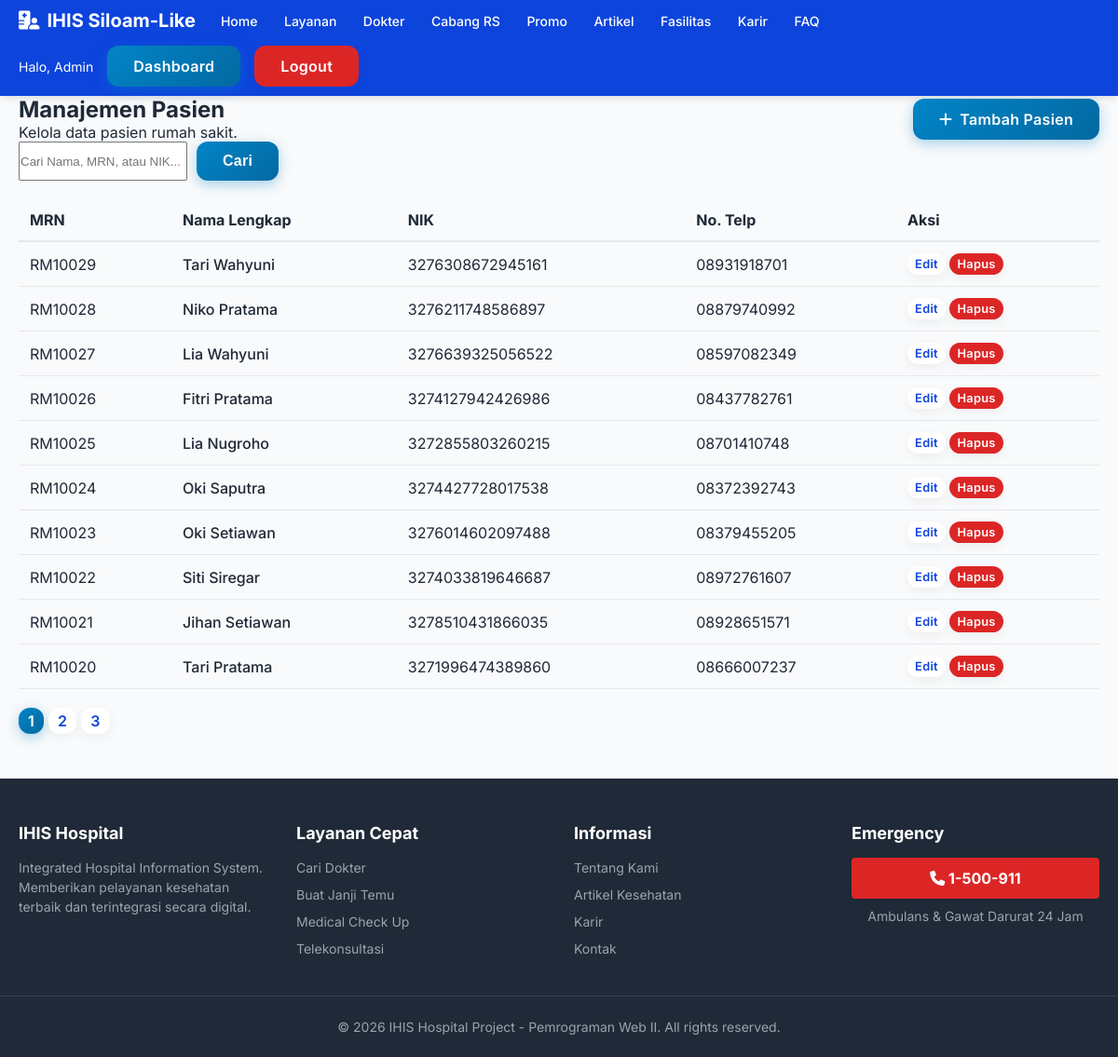
Screenshot of /index.php?page=admin_patients (signed in) with the database file from the repository.
### tables this page shows
CREATE TABLE `patients` (
  `id` int(11) NOT NULL,
  `user_id` int(11) NOT NULL,
  `mrn` varchar(20) NOT NULL COMMENT 'Medical Record Number',
  `nik` varchar(20) NOT NULL,
  `full_name` varchar(150) NOT NULL,
  `birth_date` date DEFAULT NULL,
  `gender` enum('M','F') DEFAULT NULL,
  `address` text DEFAULT NULL,
  `phone` varchar(20) DEFAULT NULL,
  `blood_group` varchar(5) DEFAULT NULL,
  `insurance_provider` varchar(100) DEFAULT NULL,
  `created_at` timestamp NULL DEFAULT current_timestamp()
);

### index.php (called while the page is built, shortened)
<?php
$page = isset($_GET['page']) ? $_GET['page'] : 'home';
require_once 'includes/header.php';
require_once "pages/{$page}.php";
require_once 'includes/footer.php';
?>

### pages/admin_patients.php (the view, shortened to what this page needs)
<?php
$search = isset($_GET['q']) ? $_GET['q'] : '';
$page_num = isset($_GET['p']) ? (int)$_GET['p'] : 1;
$limit = 10;
$offset = ($page_num - 1) * $limit;
$where = "";
$params = [];
$stmt = $pdo->prepare("SELECT COUNT(*) FROM patients $where");
$stmt->execute($params);
$total_rows = $stmt->fetchColumn();
$total_pages = ceil($total_rows / $limit);
$sql = "SELECT * FROM patients $where ORDER BY id DESC LIMIT $limit OFFSET $offset";
$stmt = $pdo->prepare($sql);
$stmt->execute($params);
$patients = $stmt->fetchAll(PDO::FETCH_ASSOC);
?>
<div class="container page-wrapper">
    <div class="page-header" style="display: flex; justify-content: space-between; align-items: center;">
        <div>
            <h2>Manajemen Pasien</h2>
            <p>Kelola data pasien rumah sakit.</p>
        </div>
        <a href="index.php?page=register" class="btn btn-primary"><i class="fa-solid fa-plus"></i> Tambah Pasien</a>
    </div>
    <div class="card">
        <form method="GET" action="index.php" style="margin-bottom: 20px; display: flex; gap: 10px;">
            <input type="text" name="q" value="<?= htmlspecialchars($search) ?>" placeholder="Cari Nama, MRN, atau NIK..." class="form-control" style="max-width: 300px;">
            <button type="submit" class="btn btn-primary">Cari</button>
        </form>
        <div class="table-responsive">
            <table class="table" style="width: 100%; border-collapse: collapse;">
                <thead>
                    <tr style="border-bottom: 2px solid #e5e7eb; text-align: left;">
                        <th style="padding: 12px;">MRN</th>
                        <th style="padding: 12px;">Nama Lengkap</th>
                        <th style="padding: 12px;">NIK</th>
                        <th style="padding: 12px;">No. Telp</th>
                        <th style="padding: 12px;">Aksi</th>
                    </tr>
                </thead>
                <tbody>
                    <?php if(count($patients) > 0): ?>
                        <?php foreach($patients as $p): ?>
                        <tr style="border-bottom: 1px solid #e5e7eb;">
                            <td style="padding: 12px;"><?= htmlspecialchars($p['mrn']) ?></td>
                            <td style="padding: 12px; font-weight: 500;"><?= htmlspecialchars($p['full_name']) ?></td>
                            <td style="padding: 12px;"><?= htmlspecialchars($p['nik']) ?></td>
                            <td style="padding: 12px;"><?= htmlspecialchars($p['phone']) ?></td>
                            <td style="padding: 12px;">
                                <a href="#" class="btn btn-light" style="padding: 4px 8px; font-size: 0.8rem;">Edit</a>
                                <a href="index.php?page=admin_patients&delete=<?= $p['id'] ?>" onclick="return confirm('Hapus pasien ini? Semua data terkait (rekam medis, dll) akan terhapus.')" class="btn btn-danger" style="padding: 4px 8px; font-size: 0.8rem;">Hapus</a>
                            </td>
                        </tr>
                        <?php endforeach; ?>
                    <?php else: ?>
                        <tr>
                            <td colspan="5" style="padding: 20px; text-align: center; color: var(--text-muted);">Belum ada data pasien.</td>
                        </tr>
                    <?php endif; ?>
                </tbody>
            </table>
        </div>
        <?php if($total_pages > 1): ?>
        <div style="margin-top: 20px; display: flex; gap: 5px;">
            <?php for($i=1; $i<=$total_pages; $i++): ?>
                <a href="index.php?page=admin_patients&p=<?= $i ?>&q=<?= urlencode($search) ?>" class="btn <?= $i == $page_num ? 'btn-primary' : 'btn-light' ?>" style="padding: 4px 10px;"><?= $i ?></a>
            <?php endfor; ?>
        </div>
        <?php endif; ?>
    </div>
</div>

### assets/css/global.css (style rules this page uses)
:root { --primary-color: #0d44dc; --primary-hover: #2563eb; --danger-color: #dc2626; --danger-hover: #ef4444; --bg-light: #f9fafb; --text-main: #1f2937; --text-muted: #6b7280; --white: #ffffff; --font-family: 'Inter', sans-serif; }
* { margin: 0; padding: 0; box-sizing: border-box; }
body { font-family: var(--font-family); background-color: var(--bg-light); color: var(--text-main); display: flex; flex-direction: column; min-height: 100vh; }
.container { max-width: 1200px; margin: 0 auto; padding: 0 20px; width: 100%; }
a { text-decoration: none; color: inherit; }
.btn-primary { background-color: var(--primary-hover); color: var(--white); }
.btn-danger { background-color: var(--danger-color); color: var(--white); }
.btn-light { background-color: var(--white); color: var(--primary-color); }
.btn { display: inline-flex; align-items: center; justify-content: center; gap: 8px; padding: 12px 28px; font-size: 1rem; font-weight: 600; letter-spacing: 0.3px; text-decoration: none; border: none; border-radius: 12px; cursor: pointer; transition: all 0.3s cubic-bezier(0.4, 0, 0.2, 1); box-shadow: 0 4px 12px rgba(0, 0, 0, 0.05); }
.btn-primary { background: linear-gradient(135deg, #0284c7 0%, #0369a1 100%); color: #ffffff; box-shadow: 0 4px 14px rgba(2, 132, 199, 0.35); }

### rows the page displays
patients: mrn "RM10029", full_name "Tari Wahyuni", nik "3276308672945161", phone "08931918701"
patients: mrn "RM10028", full_name "Niko Pratama", nik "3276211748586897", phone "08879740992"
patients: mrn "RM10027", full_name "Lia Wahyuni", nik "3276639325056522", phone "08597082349"
patients: mrn "RM10026", full_name "Fitri Pratama", nik "3274127942426986", phone "08437782761"
patients: mrn "RM10025", full_name "Lia Nugroho", nik "3272855803260215", phone "08701410748"
patients: mrn "RM10024", full_name "Oki Saputra", nik "3274427728017538", phone "08372392743"
patients: mrn "RM10023", full_name "Oki Setiawan", nik "3276014602097488", phone "08379455205"
patients: mrn "RM10022", full_name "Siti Siregar", nik "3274033819646687", phone "08972761607"
patients: mrn "RM10021", full_name "Jihan Setiawan", nik "3278510431866035", phone "08928651571"
patients: mrn "RM10020", full_name "Tari Pratama", nik "3271996474389860", phone "08666007237"

### other values shown
$_SESSION['user_name'] "Admin"
